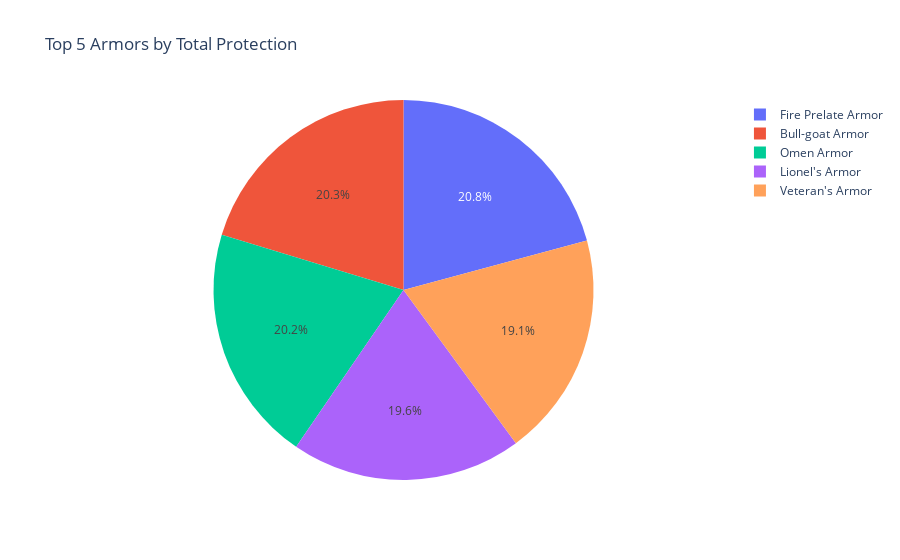

Write notebook code for a chart like this one.
### Code cell
def calculate_total_stat(stat_list):
    return sum(d['amount'] for d in stat_list) if len(stat_list) > 0 else 0

armors_df = datasets['armors']
armors_df['total_dmgNegation'] = armors_df['dmgNegation'].apply(calculate_total_stat)
armors_df['total_resistance'] = armors_df['resistance'].apply(calculate_total_stat)
armors_df['total_protection'] = armors_df['total_dmgNegation'] + armors_df['total_resistance']

# Get top 5 armors by total protection
top_5_powerful_armors = armors_df.nlargest(5, 'total_protection')

# Verify the top 5 powerful armors
print(top_5_powerful_armors[['name', 'total_protection']])


# Interactive pie chart for top 5 armors by total protection
fig = px.pie(
    top_5_powerful_armors,
    names='name',
    values='total_protection',
    title='Top 5 Armors by Total Protection'
)

fig.show()

### Figure 1 — Plotly figure (JSON) as saved in the notebook; plotly's stock layout.template omitted (floating-point values rounded to 4 significant figures)
{"data": [{"domain": {"x": [0, 1], "y": [0, 1]}, "hovertemplate": "name=%{label}<br>total_protection=%{value}<extra></extra>", "labels": ["Fire Prelate Armor", "Bull-goat Armor", "Omen Armor", "Lionel's Armor", "Veteran's Armor"], "legendgroup": "", "name": "", "showlegend": true, "type": "pie", "values": [440, 429, 426, 415, 404]}], "layout": {"autosize": true, "legend": {"tracegroupgap": 0}, "title": {"text": "Top 5 Armors by Total Protection"}}}
